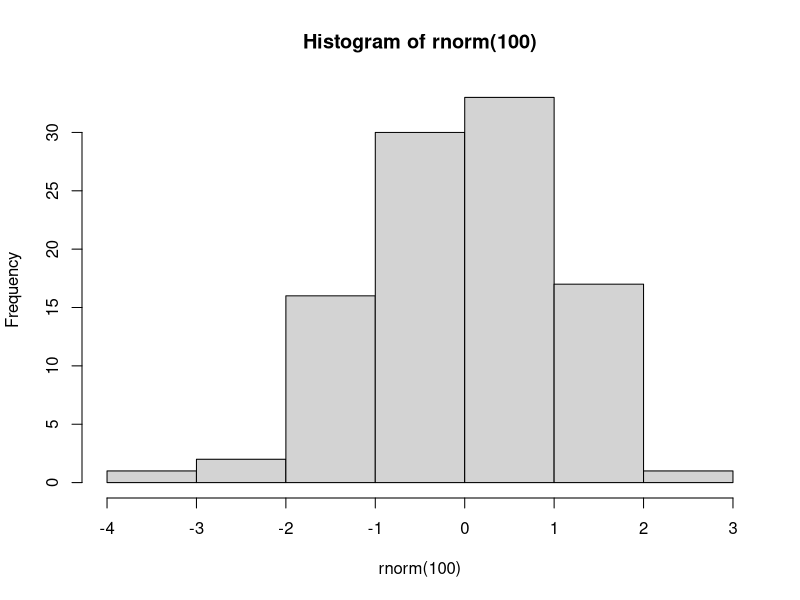

Reproduce this figure in R.
## ---- chunk 1
#| label: tbl-beispieltabelle
#| tbl-cap: Tabelle aus einem R-Beispieldatensatz.
knitr::kable(iris[1:10,])
## ---- chunk 2
#| label: fig-histogram
#| fig-cap: Histogramm von 100 Zufallszahlen
hist(rnorm(100))
